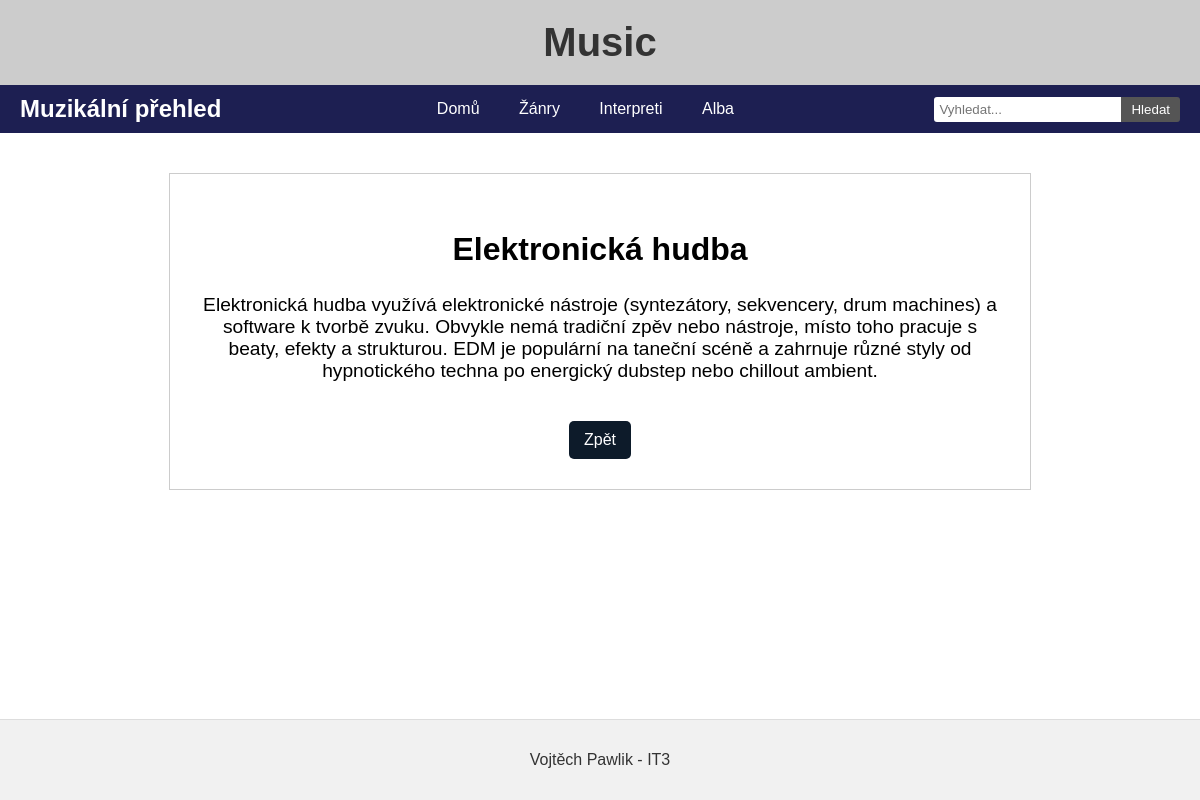
The app's page /zanr/2/ with its own data.
### katalog/models.py (models this page shows, shortened)
class Zanr(models.Model):
    nazev = models.CharField(max_length=100)
    popis = models.TextField(blank=True)
    popularita = models.IntegerField(null=True, blank=True)
    class Meta:
        verbose_name = "Žánr"
        verbose_name_plural = "Žánry"
        ordering = ['nazev']

### katalog/views.py (the view)
# urls.py: path('zanr/<int:zanr_id>/', views.detail_zanru, name='detail_zanru'),
def detail_zanru(request, zanr_id):
    zanr = get_object_or_404(Zanr, pk=zanr_id)
    return render(request, 'muzika/detail_zanru.html', {'zanr': zanr})

### katalog/templates/muzika/detail_zanru.html
{% extends "muzika/base.html" %}
{% block content %}
  <div style="border: 1px solid #ccc; padding: 30px; text-align: center; margin: 20px auto; max-width: 800px;">
    <h2 style="font-size: 2em;">{{ zanr.nazev }}</h2>
    <p style="font-size: 1.2em;">{{ zanr.popis }}</p>
    <a href="{{ request.META.HTTP_REFERER|default:'/' }}" style="display: inline-block; margin-top: 20px; padding: 10px 15px; background-color: #0d1b2a; color: white; text-decoration: none; border-radius: 5px;">Zpět</a>
  </div>
{% endblock %}

### katalog/templates/muzika/base.html (style rules this page uses)
body { font-family: Arial, sans-serif; margin: 0; display: flex; flex-direction: column; min-height: 100vh; }

### records on screen
Zanr: nazev "Elektronická hudba", popis "Elektronická hudba využívá elektronické nástroje (syntezátory, sekvencery, drum machines) a software k tvorbě zvuku. Obvykle nemá tradiční zpěv nebo nástroje, místo toho pracuje s beaty, efekty a strukturou. EDM je populární na taneční scéně a zahrnuje různé styly od hypnotického techna po energický dubstep nebo chillout ambient."
